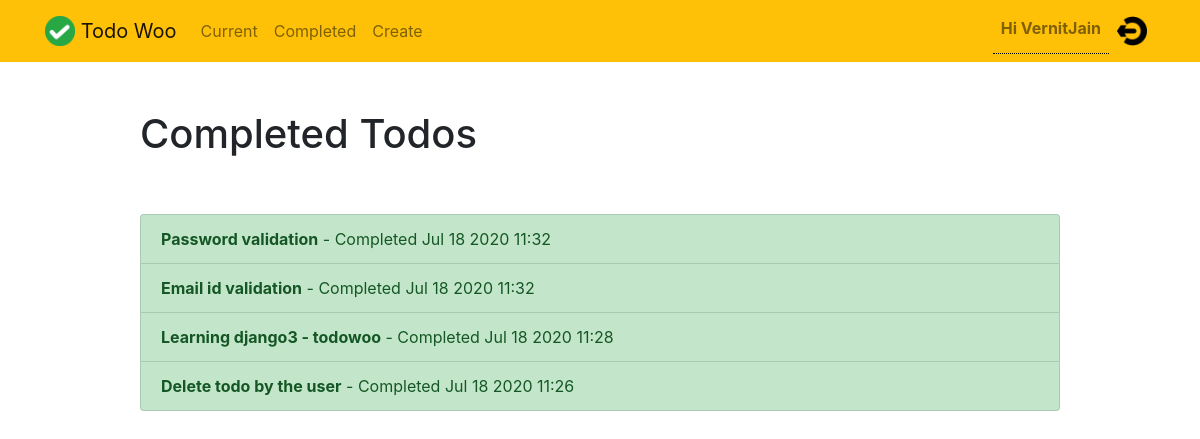
/todowoo/completed/ (signed in), run on an earlier commit of the app's database.
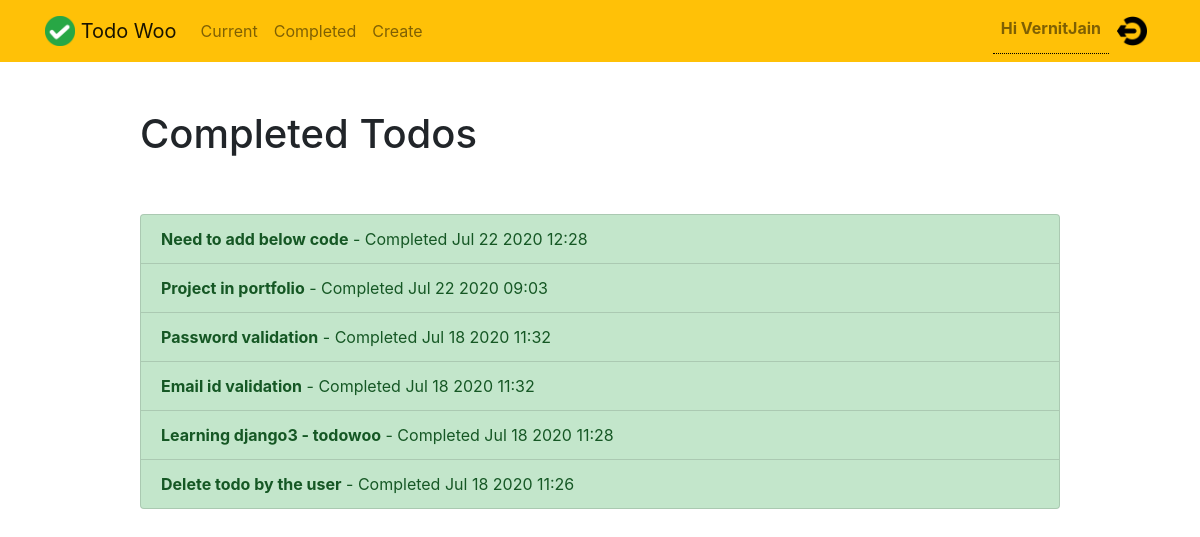
And on a later commit of the database.
### todowoo/models.py (models this page shows, shortened)
class Todo(models.Model):
    title= models.CharField(max_length=100)
    memo = models.TextField(blank=True)
    created = models.DateTimeField(auto_now_add=True)
    datecompleted=models.DateTimeField(null=True, blank=True)
    important = models.BooleanField(default=False)
    user = models.ForeignKey(User, on_delete=models.CASCADE)
    deleteTodoOrNot = models.BooleanField(default=False)

### todowoo/views.py (the view)
# urls.py: path('completed/', views.completedtodos, name='completedtodos'),
@login_required
def completedtodos(request):
    todos = Todo.objects.filter(user = request.user, datecompleted__isnull = False, deleteTodoOrNot = False).order_by('-datecompleted')
    return render(request, 'todowoo/completedtodos.html',{'todos': todos})

### todowoo/templates/todowoo/completedtodos.html
{% extends "todowoo/base.html" %}
{% block content %}
    <div class="row justify-content-center mt-5">
        <div class="col-md-10">
            <h1>Completed Todos</h1>
        </div>
    </div>
    <div class="row justify-content-center mt-5">
        <div class="col-md-10">
            <div class="list-group">
                {% for todo in todos %}
                    <a href="{% url 'todowoo:viewtodo' todo.id %}" class="list-group-item list-group-item-action list-group-item-success"><b>{{ todo.title }}</b> - Completed {{ todo.datecompleted|date:'M j Y H:i' }}</a>
                {% endfor %}
            </div>
        </div>
    </div>
{% endblock %}

What changed in the data, as far as the page shows it:
added Todo: title "Need to add below code", datecompleted "Jul 22 2020 12:28"
now on this page (row edited): Todo: title "Project in portfolio", datecompleted "Jul 22 2020 09:03"
